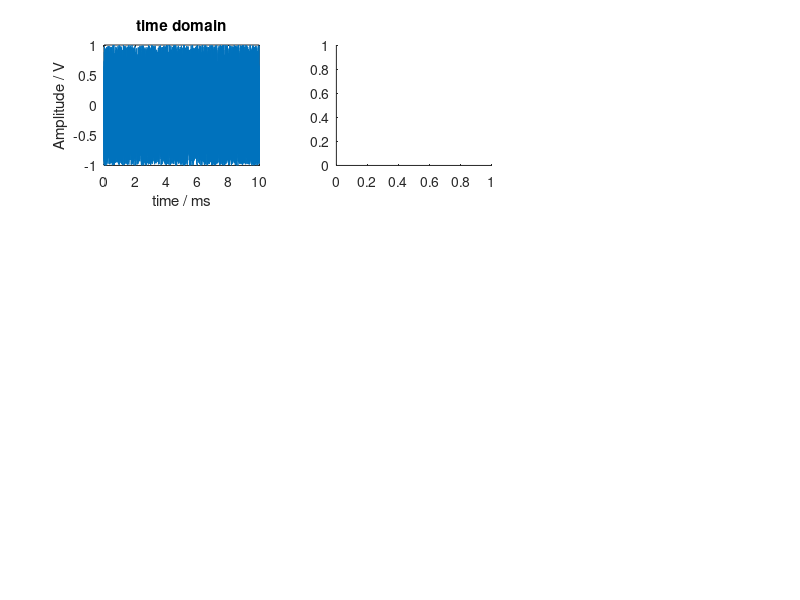

This chart was generated by the following MATLAB code: (Note: this script raises an error after producing the figure.)
clc; clear; close all;

% Time base parameters
dt = 1e-6;              % Time scale: 1us
f = 1/dt;               % Sampling frequency: 1Mhz
T = 10e-3;              % Stop time: 10ms
t = 0 : dt : T-dt;      % Discrete time vector
N = length(t);          % Points
fv = (0:N/2-1)*1/dt/N;  % Discrete frequency vector

% Uniformly distributed random noise
a = -1; b = 1;
urn = (b - a)*rand(1, N) + a;
urnFftAbs = 20.*log10(abs(fft(urn))./N);

subplot(3, 3, 1); plot(t.*1000, urn); title('time domain');
xlabel('time / ms'); ylabel('Amplitude / V');
subplot(3, 3, 2); histogram(urn, 50); title('histogram');
xlabel('Amplitude / V'); ylabel('quantity');
subplot(3, 3, 3); plot(fv./1000, urnFftAbs(1:N/2)); title('spectrum');
xlabel('frequency / kHz');  ylabel('Amplitude / dBV'); % set(gca, 'xscale', 'log');

% Gaussian distributed random noise
bw = 1e3;               % Bandwidth
k = 0.0001;             % Power spectral density
grn = wgn(1, N, k*bw, 'linear');
grnFftAbs = 20.*log10(abs(fft(grn))./N);

subplot(3, 3, 4); plot(t.*1000, grn); title('time domain');
xlabel('time / ms'); ylabel('Amplitude / V');
subplot(3, 3, 5); histogram(grn, 50); title('histogram');
xlabel('Amplitude / V'); ylabel('quantity');
subplot(3, 3, 6); plot(fv./1000, grnFftAbs(1:N/2)); title('spectrum');
xlabel('frequency / kHz');  ylabel('Amplitude / dBV'); % set(gca, 'xscale', 'log');

% Rayleigh distributed random noise
rrn = raylrnd(1, 1, N);
dc = mean(rrn);
rrn = rrn - dc;
rrnFftAbs = 20.*log10(abs(fft(rrn))./N);

subplot(3, 3, 7); plot(t.*1000, rrn); title('time domain');
xlabel('time / ms'); ylabel('Amplitude / V');
subplot(3, 3, 8); histogram(rrn, 50); title('histogram');
xlabel('Amplitude / V'); ylabel('quantity');
subplot(3, 3, 9); plot(fv./1000, rrnFftAbs(1:N/2)); title('spectrum');
xlabel('frequency / kHz');  ylabel('Amplitude / dBV'); % set(gca, 'xscale', 'log');
